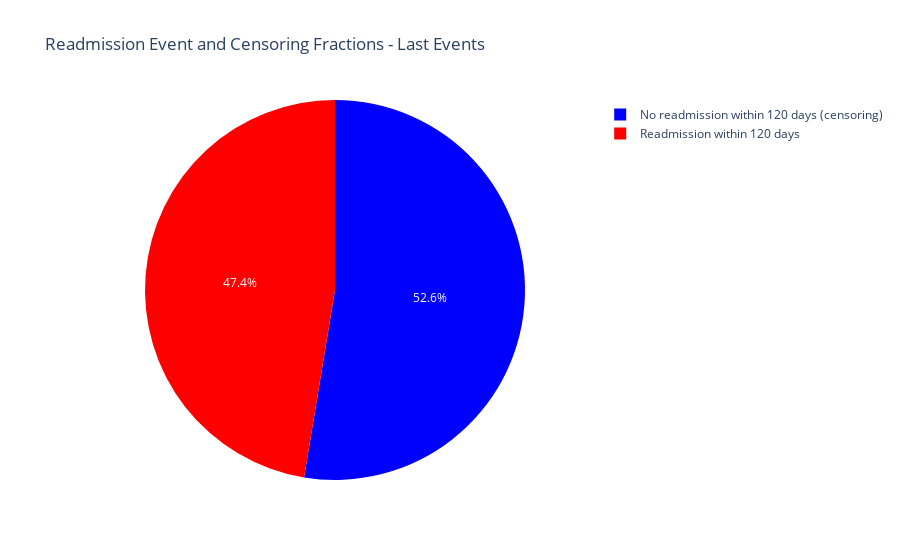

The code cell stored with this chart in its notebook:
### Code cell
import plotly.express as px

# Map values for better readability
readmission_mapping = {0: "No readmission within 120 days (censoring)", 1: "Readmission within 120 days"}
last_events_df['READMISSION_EVENT_MAPPED'] = last_events_df['READMISSION_EVENT'].map(readmission_mapping)

# Create the pie chart
px.pie(last_events_df, names='READMISSION_EVENT_MAPPED', title='Readmission Event and Censoring Fractions - Last Events',
       labels={'READMISSION_EVENT_MAPPED': 'Readmission Event'},
       color_discrete_sequence=['blue', 'red'], width=900).show()

### Figure 1 — Plotly figure (JSON) as saved in the notebook; plotly's stock layout.template omitted (floating-point values rounded to 4 significant figures; data arrays with more than 128 entries replaced by an {"elided": "..."} marker saying what was removed)
{"data": [{"domain": {"x": [0, 1], "y": [0, 1]}, "hovertemplate": "Readmission Event=%{label}<extra></extra>", "labels": {"elided": "1690 str values"}, "legendgroup": "", "name": "", "showlegend": true, "type": "pie"}], "layout": {"legend": {"tracegroupgap": 0}, "piecolorway": ["blue", "red"], "title": {"text": "Readmission Event and Censoring Fractions - Last Events"}, "width": 900}}
